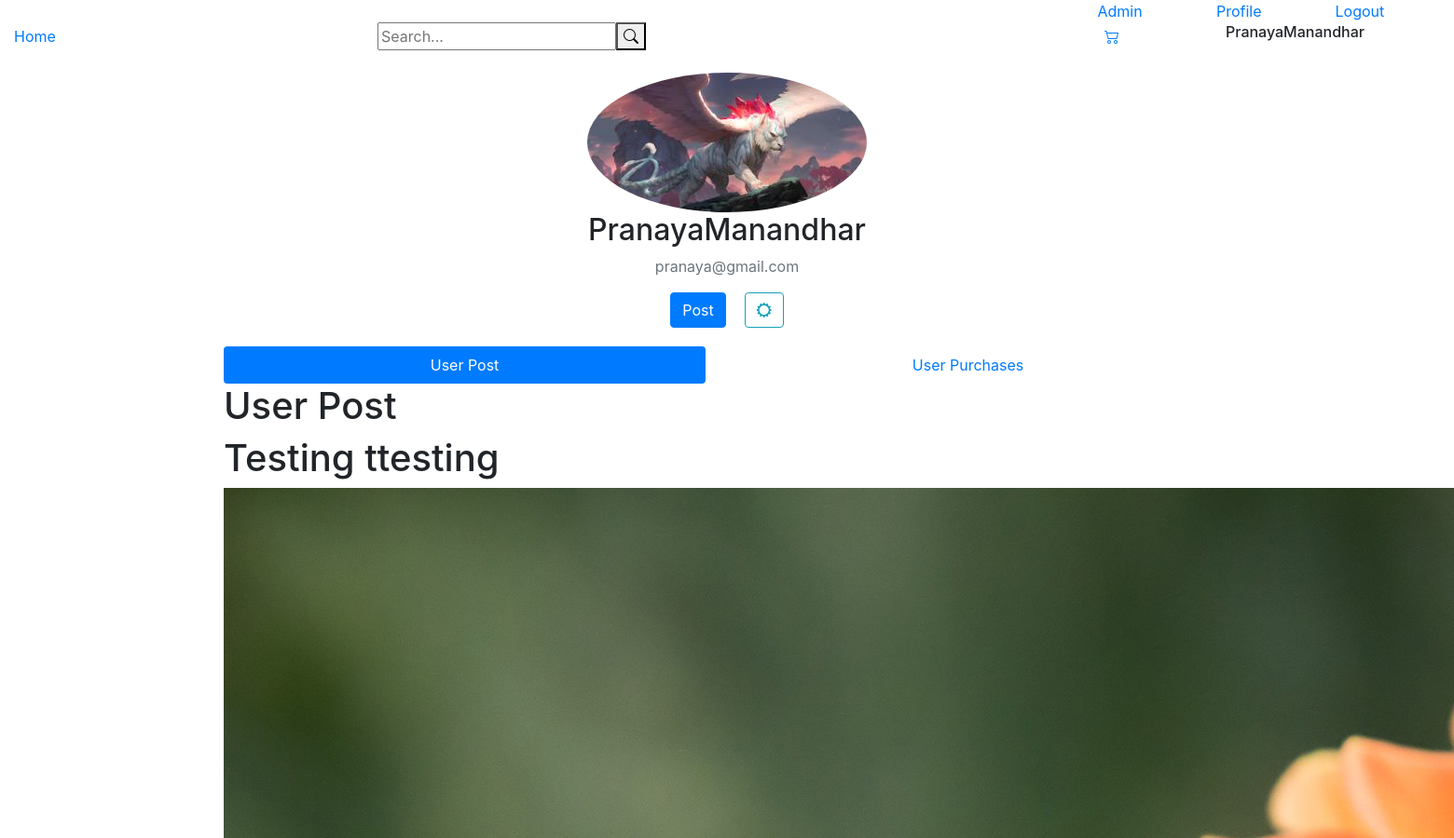
The page /users/profile/ (signed in, upper part) on the database as committed earlier.
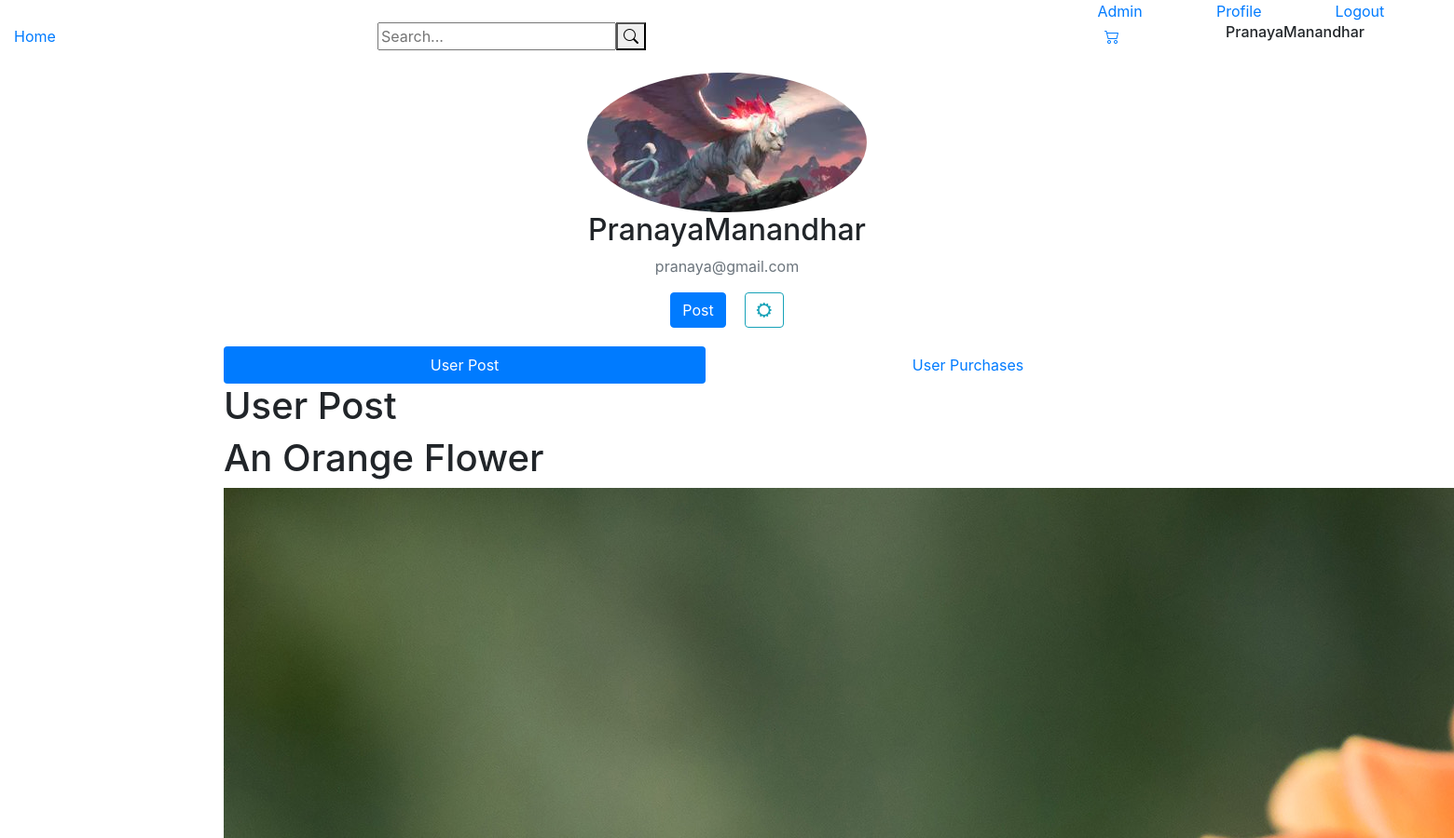
The same page on the database as committed later.
### posts/models.py (models this page shows, shortened)
class Post(models.Model):
    user  = models.ForeignKey(User, on_delete=models.CASCADE)
    title = models.CharField(max_length=100)
    description = models.TextField(max_length=200)
    image = models.ImageField(upload_to="posts/")
    date = models.DateTimeField(auto_now_add=True)
    category = models.ForeignKey(Categories,on_delete=models.CASCADE,related_name='categories')
    slug = models.SlugField(max_length=100)
    price = models.FloatField()

### users/views.py (the view)
# urls.py: path('profile/',views.user_profile,name = "profile"),
@login_required
def user_profile(request):
    posts = Post.objects.filter(user=request.user).order_by('-date')
    all_posts = Post.objects.all()
    if request.method == 'POST':
        u_form = UserUpdateForm(request.POST,instance=request.user)
        p_form = ProfileUpdateForm(request.POST,
                                    request.FILES,
                                    instance=request.user.profile)
        if u_form.is_valid() and p_form.is_valid():
            u_form.save()
            p_form.save()
            messages.success(request, f'Your Profile Has Been Updated ')
            return redirect('users:profile')
    else:
        u_form = UserUpdateForm(instance=request.user)
        p_form = ProfileUpdateForm(instance=request.user.profile)
    paginator = Paginator(posts,2)
    page_number = request.GET.get('page')
    page_obj = paginator.get_page(page_number)
    context = {
        'title':'Profile',
        'u_form': u_form,
        'p_form': p_form,
        'posts':posts,
        'all_posts':all_posts,
        'page_obj': page_obj
    }
    return render(request,'users/profile.html',context)

### users/forms.py (shortened to what this page needs)
class UserUpdateForm(forms.ModelForm):
    email = forms.EmailField()
    class Meta:
        model = User
        fields = ['username','email']

class ProfileUpdateForm(forms.ModelForm):
    class Meta:
        model = Profile
        fields = ['image']

### users/templates/users/profile.html (shortened to what this page needs)
{% extends 'index.html' %}
{% load crispy_forms_tags %}
{% block content %}
<div class="container">
    <div class="row" style="margin-bottom: 20px;">
        <div class="col-12 profile-content d-flex justify-content-between align-items-center flex-column">
            <div class="profile-content-image">
                <img class="rounded-circle account-img" src="{{ user.profile.image.url }}" alt="This is Profile Pic">
                <div class="profile-content-body d-flex flex-column align-items-center">
                    <h2 class="account-heading">{{ user.username}}</h2>
                    <p class=text-secondary>{{ user.email }}</p>
                </div>
            </div>
            <div class="d-flex justify-content-between align-items-center">
                <a href="{% url 'posts:post-create' %}" style="margin-right:20px ;"><button
                        class="btn btn-primary">Post</button></a>
                <div class="" data-toggle="modal" data-target=".profile-form">
                    <button class="btn btn-outline-info"><i class="bi bi-gear-wide"></i></button>
                </div>
            </div>
        </div>
    </div>
    <div class="container">
        <nav class="nav nav-pills flex-column flex-sm-row">
            <a class="flex-sm-fill text-sm-center nav-link active" data-toggle="tab" href="#1a">User Post</a>
            <a class="flex-sm-fill text-sm-center nav-link" data-toggle="tab" href="#2a">User Purchases</a>
        </nav>
        <div class="tab-content clearfix">
            <div class="tab-pane active" id="1a">
                <div class="profile-contents">
                    <div>
                        <h1 class="profile-title">User Post</h1>
                        {% for post in posts %}
                        <div class="posts-contents">
                            <h1>{{post.title}}</h1>
                            <p><a href="{% url 'posts:post-detail' post.id %}"><img src="{{post.image.url}}"
                                        alt="{{post.title}}"></a></p>
                        </div>
                        {% endfor %}
                    </div>
                </div>
            </div>
        </div>
    </div>
</div>
{% endblock %}

Rows that differ between the two databases and show on the page:
changed Post: title "Testing ttesting" → "An Orange Flower"
